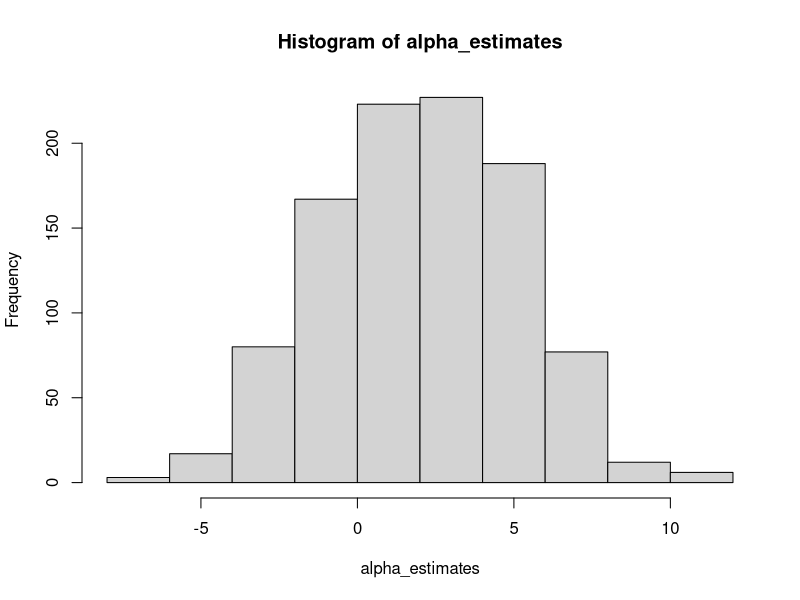

Recreate this plot in R.
## ---- chunk 1
#| label: f5ca38f7
n <- 25
alpha <- 2
beta <- 3
x <- rnorm(n, mean = 25, sd = 2)
x
## ---- chunk 2
#| label: 59e19706
generate_data <- function(){
	epsilon <- rnorm(n, mean = 0, sd = 1)
	y <- alpha + beta * x + epsilon
	model <- lm(y ~ x)
	coef(model)
}
## ---- chunk 3
#| label: 7a61b537
alpha_estimates <- replicate(n = 1000, expr = generate_data()[1]) |> as.numeric()
beta_estimates <- replicate(n = 1000, expr = generate_data()[2]) |> as.numeric()
alpha_estimates |> head(10)
hist(alpha_estimates)
